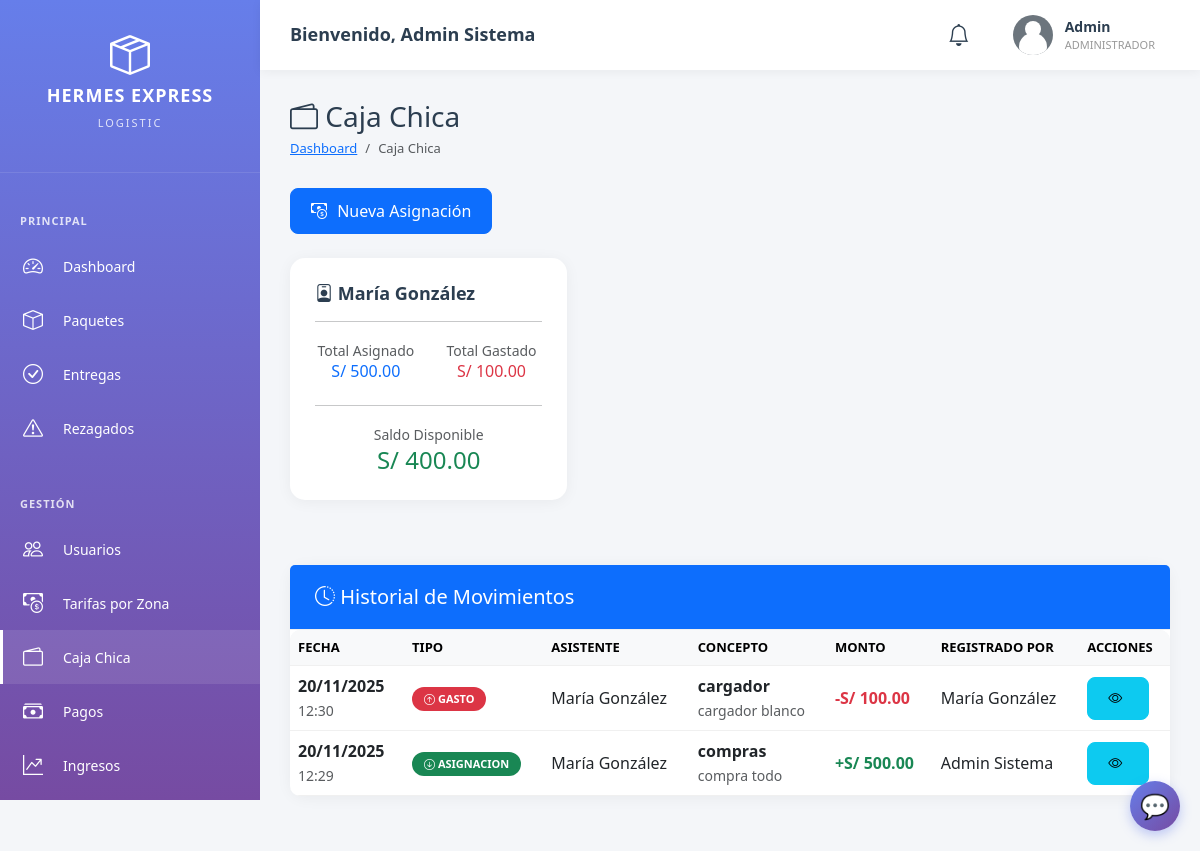
Screenshot of /admin/caja_chica.php (signed in) with the database file from the repository.
### tables this page shows
CREATE TABLE IF NOT EXISTS usuarios (
    id INT PRIMARY KEY AUTO_INCREMENT,
    nombre VARCHAR(100) NOT NULL,
    apellido VARCHAR(100) NOT NULL,
    email VARCHAR(150) UNIQUE NOT NULL,
    telefono VARCHAR(20),
    password VARCHAR(255) NOT NULL,
    rol ENUM('admin', 'asistente', 'repartidor') NOT NULL,
    foto_perfil VARCHAR(255) DEFAULT 'default.png',
    estado ENUM('activo', 'inactivo', 'suspendido') DEFAULT 'activo',
    fecha_registro TIMESTAMP DEFAULT CURRENT_TIMESTAMP,
    ultimo_acceso TIMESTAMP NULL,
    INDEX idx_email (email),
    INDEX idx_rol (rol)
);

CREATE TABLE IF NOT EXISTS caja_chica (
    id INT PRIMARY KEY AUTO_INCREMENT,
    tipo ENUM('asignacion', 'gasto', 'devolucion') NOT NULL,
    monto DECIMAL(10, 2) NOT NULL,
    concepto TEXT NOT NULL,
    descripcion TEXT,
    foto_comprobante VARCHAR(255),
    asignado_por INT COMMENT 'ID del admin que asigna',
    asignado_a INT COMMENT 'ID del asistente que recibe',
    registrado_por INT NOT NULL COMMENT 'ID del usuario que registra',
    asignacion_padre_id INT COMMENT 'ID de la asignación original para gastos',
    fecha_operacion DATETIME NOT NULL,
    fecha_registro TIMESTAMP DEFAULT CURRENT_TIMESTAMP,
    INDEX idx_tipo (tipo),
    INDEX idx_asignado_a (asignado_a),
    INDEX idx_fecha (fecha_operacion)
);

### config/database.php (called while the page is built, shortened)
<?php
class Database {
    private static $instance = null;
    public static function getInstance() {
        if (self::$instance === null) {
            self::$instance = new Database();
        }
        return self::$instance;
    }
    public function fetchAll($result) {
        $rows = [];
        if ($result && is_object($result)) {
            if ($result instanceof mysqli_result) {
                while ($row = $result->fetch_assoc()) {
                    $rows[] = $row;
                }
            }
        } elseif (is_array($result)) {
            return $result;
        }
        return $rows;
    }
}
?>

### admin/caja_chica.php (the view, shortened to what this page needs)
<?php
$db = Database::getInstance()->getConnection();
$saldos = [];
$tableCheckResult = $db->query("SHOW TABLES LIKE 'caja_chica'");
if ($tableCheckResult && $tableCheckResult->num_rows > 0) {
    $stmt = $db->query("SELECT * FROM saldo_caja_chica ORDER BY apellido, nombre");
    $saldos = Database::getInstance()->fetchAll($stmt);
}
$historial = [];
if ($tableCheckResult && $tableCheckResult->num_rows > 0) {
    $stmt = $db->query("
        SELECT cc.*,
               ua.nombre as admin_nombre, ua.apellido as admin_apellido,
               uas.nombre as asistente_nombre, uas.apellido as asistente_apellido,
               ur.nombre as registro_nombre, ur.apellido as registro_apellido
        FROM caja_chica cc
        LEFT JOIN usuarios ua ON cc.asignado_por = ua.id
        LEFT JOIN usuarios uas ON cc.asignado_a = uas.id
        INNER JOIN usuarios ur ON cc.registrado_por = ur.id
        ORDER BY cc.fecha_operacion DESC, cc.id DESC
        LIMIT 100
    ");
    $historial = Database::getInstance()->fetchAll($stmt);
}
?>
<!DOCTYPE html>
<html lang="es">
<head>
    <link href="https://cdn.jsdelivr.net/npm/bootstrap@5.3.0/dist/css/bootstrap.min.css" rel="stylesheet">
    <link rel="stylesheet" href="https://cdn.jsdelivr.net/npm/bootstrap-icons@1.11.0/font/bootstrap-icons.css">
    <link rel="stylesheet" href="../assets/css/dashboard.css">
</head>
<body>
    <?php include 'includes/sidebar.php'; ?>
    <div class="main-content">
        <?php include 'includes/header.php'; ?>
        <div class="page-content">
            <div class="page-title">
                <h1><i class="bi bi-wallet2"></i> Caja Chica</h1>
                <nav aria-label="breadcrumb">
                    <ol class="breadcrumb">
                        <li class="breadcrumb-item"><a href="dashboard.php">Dashboard</a></li>
                        <li class="breadcrumb-item active">Caja Chica</li>
                    </ol>
                </nav>
            </div>
            <div class="row mb-4">
                <div class="col-12">
                    <button class="btn btn-primary" data-bs-toggle="modal" data-bs-target="#nuevaAsignacionModal">
                        <i class="bi bi-cash-coin"></i> Nueva Asignación
                    </button>
                </div>
            </div>
            <div class="row mb-4">
                <?php foreach ($saldos as $saldo): ?>
                    <div class="col-md-4 mb-3">
                        <div class="card border-<?php echo $saldo['saldo_actual'] > 0 ? 'success' : 'secondary'; ?>">
                            <div class="card-body">
                                <h5 class="card-title">
                                    <i class="bi bi-person-badge"></i>
                                    <?php echo htmlspecialchars($saldo['nombre'] . ' ' . $saldo['apellido']); ?>
                                </h5>
                                <hr>
                                <div class="row text-center">
                                    <div class="col-6">
                                        <small class="text-muted">Total Asignado</small>
                                        <h6 class="text-primary">S/ <?php echo number_format($saldo['total_asignado'], 2); ?></h6>
                                    </div>
                                    <div class="col-6">
                                        <small class="text-muted">Total Gastado</small>
                                        <h6 class="text-danger">S/ <?php echo number_format($saldo['total_gastado'], 2); ?></h6>
                                    </div>
                                </div>
                                <hr>
                                <div class="text-center">
                                    <small class="text-muted">Saldo Disponible</small>
                                    <h4 class="text-success mb-0">S/ <?php echo number_format($saldo['saldo_actual'], 2); ?></h4>
                                </div>
                            </div>
                        </div>
                    </div>
                <?php endforeach; ?>
            </div>
            <div class="card">
                <div class="card-header bg-primary text-white">
                    <h5 class="mb-0"><i class="bi bi-clock-history"></i> Historial de Movimientos</h5>
                </div>
                <div class="card-body p-0">
                    <?php if (empty($historial)): ?>
                        <div class="text-center py-5">
                            <i class="bi bi-inbox" style="font-size: 4rem; color: #ccc;"></i>
                            <p class="text-muted mt-3">No hay movimientos registrados</p>
                        </div>
                    <?php else: ?>
                        <div class="table-responsive">
                            <table class="table table-hover mb-0">
                                <thead class="table-light">
                                    <tr>
                                        <th>Fecha</th>
                                        <th>Tipo</th>
                                        <th>Asistente</th>
                                        <th>Concepto</th>
                                        <th>Monto</th>
                                        <th>Registrado por</th>
                                        <th>Acciones</th>
                                    </tr>
                                </thead>
                                <tbody>
                                    <?php foreach ($historial as $mov):
                                        $badgeTipo = [
                                            'asignacion' => 'success',
                                            'gasto' => 'danger',
                                            'devolucion' => 'info'
                                        ][$mov['tipo']] ?? 'secondary';
                                        $iconoTipo = [
                                            'asignacion' => 'bi-arrow-down-circle',
                                            'gasto' => 'bi-arrow-up-circle',
                                            'devolucion' => 'bi-arrow-return-left'
                                        ][$mov['tipo']] ?? 'bi-circle';
                                    ?>
                                        <tr>
                                            <td>
                                                <strong><?php echo date('d/m/Y', strtotime($mov['fecha_operacion'])); ?></strong>
                                                <br><small class="text-muted"><?php echo date('H:i', strtotime($mov['fecha_operacion'])); ?></small>
                                            </td>
                                            <td>
                                                <span class="badge bg-<?php echo $badgeTipo; ?>">
                                                    <i class="bi <?php echo $iconoTipo; ?>"></i>
                                                    <?php echo ucfirst($mov['tipo']); ?>
                                                </span>
                                            </td>
                                            <td><?php echo htmlspecialchars($mov['asistente_nombre'] . ' ' . $mov['asistente_apellido']); ?></td>
                                            <td>
                                                <strong><?php echo htmlspecialchars($mov['concepto']); ?></strong>
                                                <?php if ($mov['descripcion']): ?>
                                                    <br><small class="text-muted"><?php echo htmlspecialchars(substr($mov['descripcion'], 0, 50)); ?><?php echo strlen($mov['descripcion']) > 50 ? '...' : ''; ?></small>
                                                <?php endif; ?>
                                            </td>
                                            <td>
                                                <strong class="text-<?php echo $mov['tipo'] == 'asignacion' ? 'success' : 'danger'; ?>">
                                                    <?php echo $mov['tipo'] == 'asignacion' ? '+' : '-'; ?>S/ <?php echo number_format($mov['monto'], 2); ?>
                                                </strong>
                                            </td>
                                            <td><?php echo htmlspecialchars($mov['registro_nombre'] . ' ' . $mov['registro_apellido']); ?></td>
                                            <td>
                                                <button class="btn btn-sm btn-info" onclick="verDetalle(<?php echo htmlspecialchars(json_encode($mov)); ?>)">
                                                    <i class="bi bi-eye"></i>
                                                </button>
                                            </td>
                                        </tr>
                                    <?php endforeach; ?>
                                </tbody>
                            </table>
                        </div>
                    <?php endif; ?>
                </div>
            </div>
        </div>
    </div>
    <?php include 'includes/chatbot_widget.php'; ?>
</body>
</html>

### assets/css/dashboard.css (style rules this page uses)
:root { --primary-color: #667eea; --secondary-color: #764ba2; --success-color: #28a745; --danger-color: #dc3545; --warning-color: #ffc107; --info-color: #17a2b8; --dark-color: #2c3e50; --light-color: #f8f9fa; --sidebar-width: 260px; --header-height: 70px; }
* { margin: 0; padding: 0; box-sizing: border-box; }
body { font-family: 'Segoe UI', Tahoma, Geneva, Verdana, sans-serif; background: #f4f6f9; color: #333; overflow-x: hidden; }
.main-content { margin-left: var(--sidebar-width); margin-top: var(--header-height); min-height: calc(100vh - var(--header-height)); width: calc(100% - var(--sidebar-width)); flex: 1; padding: 0; }
.page-content { padding: 30px; }
.page-title { margin-bottom: 30px; }
.page-title h1 { font-size: 28px; color: var(--dark-color); margin-bottom: 5px; }
.page-title .breadcrumb { background: none; padding: 0; margin: 0; font-size: 13px; }
.card { background: white; border-radius: 15px; box-shadow: 0 2px 15px rgba(0, 0, 0, 0.05); margin-bottom: 25px; border: none; }
.card-header { background: none; border-bottom: 1px solid #f0f0f0; padding: 20px 25px; }
.card-title { font-size: 18px; font-weight: 600; margin: 0; color: var(--dark-color); }
.card-body { padding: 25px; }
.table-responsive { border-radius: 10px; overflow: hidden; }
table { width: 100%; margin-bottom: 0; }
thead { background: #f8f9fa; }
th { padding: 15px; font-weight: 600; font-size: 13px; text-transform: uppercase; color: #666; }
td { padding: 15px; vertical-align: middle; }
tr { border-bottom: 1px solid #f0f0f0; }
.badge { padding: 6px 12px; border-radius: 20px; font-size: 11px; font-weight: 600; text-transform: uppercase; }
.btn { padding: 10px 20px; border-radius: 8px; font-weight: 500; transition: all 0.3s ease; }
.btn i { margin-right: 6px; }

### rows the page displays
usuarios: nombre+apellido "María González", total_asignado "500.00", total_gastado "100.00", saldo_actual "400.00"
caja_chica: fecha_operacion "20/11/2025", fecha_operacion "12:30", tipo "GASTO", asignado_a.apellido "María González", concepto "cargador", descripcion "cargador blanco", monto "100.00"
caja_chica: fecha_operacion "20/11/2025", fecha_operacion "12:29", tipo "ASIGNACION", asignado_a.apellido "María González", concepto "compras", descripcion "compra todo", monto "500.00", asignado_por.apellido "Admin Sistema"

### other values shown
$_SESSION['nombre'] . ' ' . ($_SESSION['apellido'] ?? '') "Admin Sistema"
$_SESSION['nombre'] "Admin"
